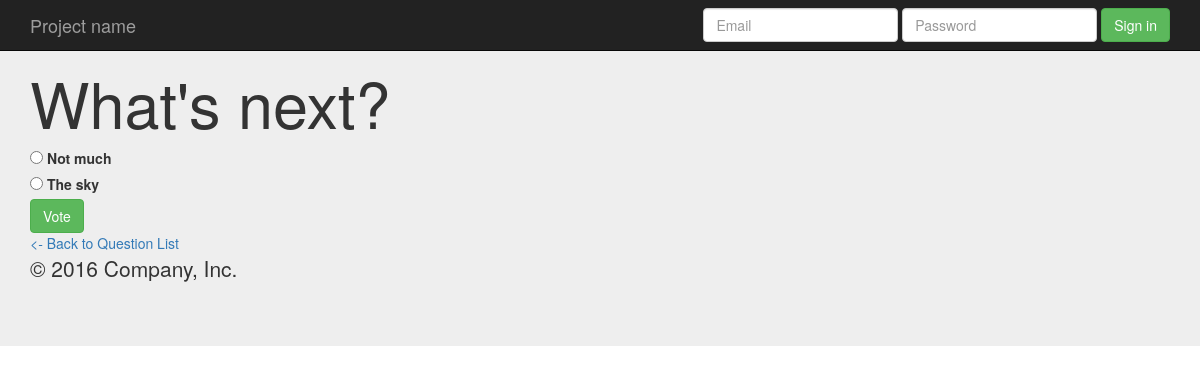
The page /polls/1/ on the database its author committed.
### polls/models.py (models this page shows, shortened)
class Question(models.Model):
    question_text = models.CharField(max_length=200)
    pub_date = models.DateTimeField('date published')

class Choice(models.Model):
    question = models.ForeignKey(Question, on_delete=models.CASCADE)
    choice_text = models.CharField(max_length=200)
    votes = models.IntegerField(default=0)

### polls/views.py (the view)
# urls.py: url(r'^(?P<pk>[0-9]+)/$', views.DetailView.as_view(), name='detail'),
class DetailView(generic.DetailView):
    model = Question
    template_name = 'polls/detail.html'

### polls/templates/polls/detail.html (shortened to what this page needs)
{% extends 'polls/base.html' %}
    {% block main_content %}
      <h1>{{ question.question_text }}</h1>
      <form action="{% url 'polls:vote' question.id %}" method="post">
        {% for choice in question.choice_set.all %}
            <input type="radio" name="choice" id="choice{{ forloop.counter }}" value="{{ choice.id }}" />
            <label for="choice{{ forloop.counter }}">{{ choice.choice_text }}</label><br />
        {% endfor %}
      <input type="submit" class="btn btn-success" value="Vote" />
      </form>
      <a href="{% url 'polls:index' %}"> <- Back to Question List </a>
    {% endblock %}

### rows shown on the page
Question: question_text "What's next?"
Choice: choice_text "Not much"
Choice: choice_text "The sky"
